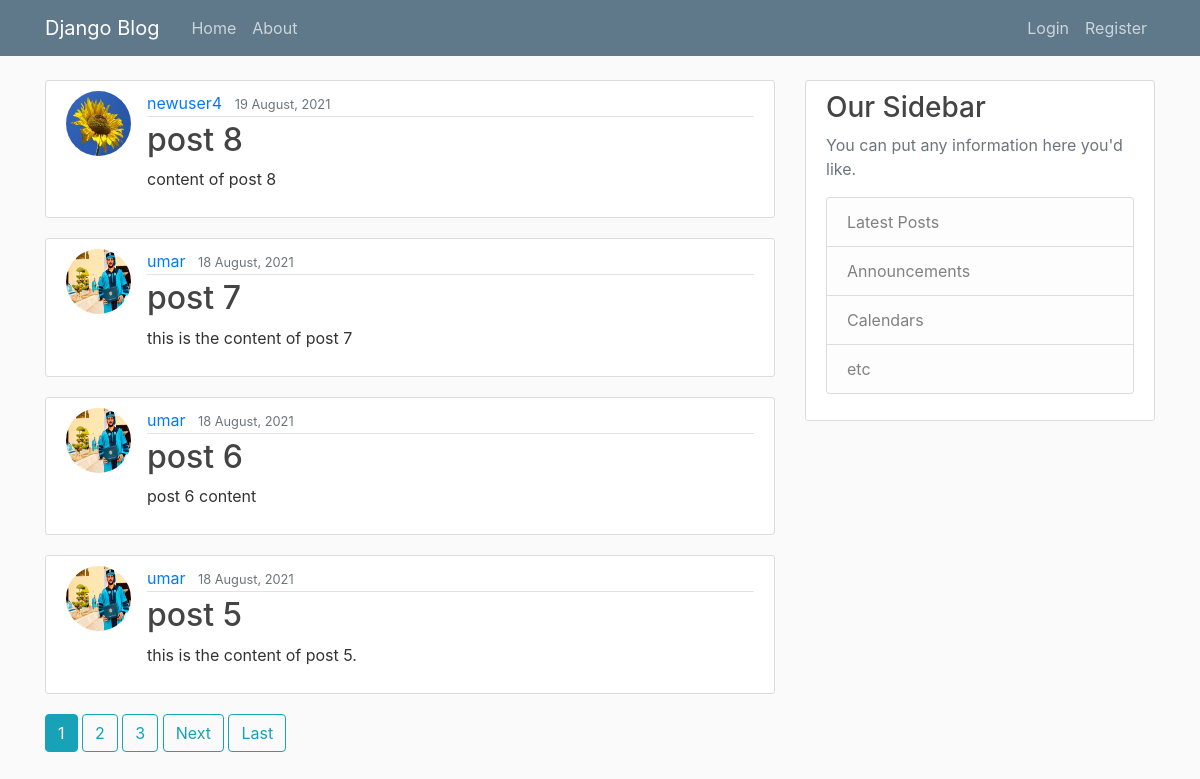
/, run on an earlier commit of the app's database.
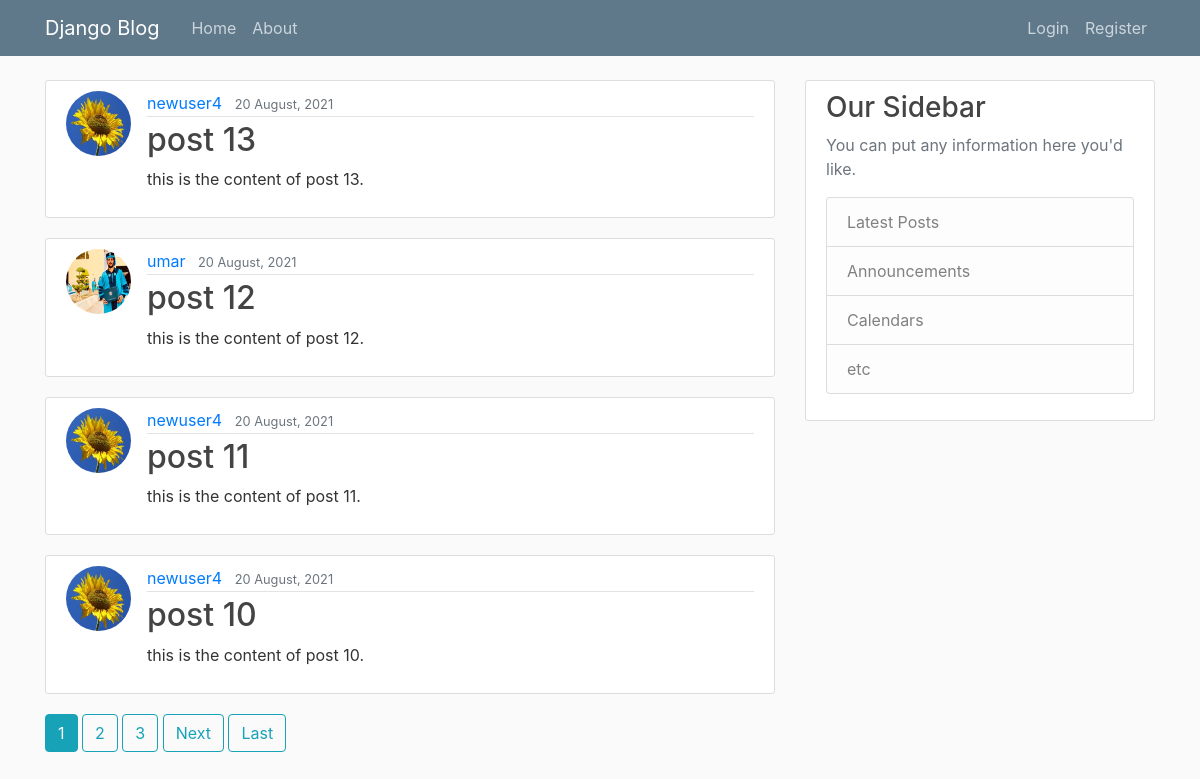
And on a later commit of the database.
### blog/models.py (models this page shows, shortened)
class Post(models.Model):
    title=models.CharField(max_length=40)
    content=models.TextField()
    date_posted=models.DateTimeField(default=timezone.now)
    author=models.ForeignKey(User, on_delete=models.CASCADE)

### users/models.py (models this page shows, shortened)
class Profile(models.Model):
    user = models.OneToOneField(User, on_delete=models.CASCADE)
    image=models.ImageField(default='default.jpg', upload_to='profile_pics')

### blog/views.py (the view)
# urls.py: path('', postlistview.as_view(), name='blog-home'),
class postlistview(ListView):           #Example of class based views.
    model= Post
    template_name = 'blog/home.html'   # <app>/<model>_<viewpoint>.html
    context_object_name = 'posts'
    ordering = ['-date_posted']
    paginate_by = 4            #number of post objects which should be shown per page

### blog/templates/blog/home.html (shortened to what this page needs)
{% extends 'blog/base.html' %}
{% block content %}
    {% for post in posts %}
    <article class="media content-section">
      <img class="rounded-circle article-img" src="{{ post.author.profile.image.url }}">
        <div class="media-body">
          <div class="article-metadata">
            <a class="mr-2" href="{% url 'user-posts' post.author.username %}">{{ post.author }}</a>
            <small class="text-muted">{{ post.date_posted |date:'d F, Y' }}</small>
          </div>
          <h2><a class="article-title" href="{% url 'post-detail' post.id %}">{{ post.title }}</a></h2>
          <p class="article-content">{{ post.content }}</p>
        </div>
      </article>
    {%endfor%}
    {% if is_paginated %}
    {% for num in page_obj.paginator.page_range %}
      {% if page_obj.number == num %}                                      <! Middle loop and if else is to manage the number of pages >
        <a class="btn btn-info mb-4" href="?page={{ num }}">{{ num }}</a>  <! at front and back of the present page. >
      {% elif num > page_obj.number|add:'-3' and num < page_obj.number|add:'3' %}
        <a class="btn btn-outline-info mb-4" href="?page={{ num }}">{{ num }}</a>
      {% endif %}
    {% endfor %}
    {% if page_obj.has_next %}  <! this blcok of code put the Next and Last buttons only if the current page is not the last page.>
      <a class="btn btn-outline-info mb-4" href="?page={{ page_obj.next_page_number }}">Next</a>
      <a class="btn btn-outline-info mb-4" href="?page={{ page_obj.paginator.num_pages }}">Last</a>
    {% endif %}
  {% endif %}
{% endblock content %}

What changed in the data, as far as the page shows it:
no longer on this page (row unchanged): Post: author.profile.image (placeholder picture), author "newuser4", date_posted "19 August, 2021", title "post 8", content "content of post 8"
no longer on this page (row unchanged): Post: author.profile.image (picture), author "umar", date_posted "18 August, 2021", title "post 7", content "this is the content of post 7"
no longer on this page (row unchanged): Post: author.profile.image (picture), author "umar", date_posted "18 August, 2021", title "post 6", content "post 6 content"
no longer on this page (row unchanged): Post: author.profile.image (picture), author "umar", date_posted "18 August, 2021", title "post 5", content "this is the content of post 5."
added Post: author.profile.image (placeholder picture), author "newuser4", date_posted "20 August, 2021", title "post 13", content "this is the content of post 13."
added Post: author.profile.image (picture), author "umar", date_posted "20 August, 2021", title "post 12", content "this is the content of post 12."
added Post: author.profile.image (placeholder picture), author "newuser4", date_posted "20 August, 2021", title "post 11", content "this is the content of post 11."
added Post: author.profile.image (placeholder picture), author "newuser4", date_posted "20 August, 2021", title "post 10", content "this is the content of post 10."
